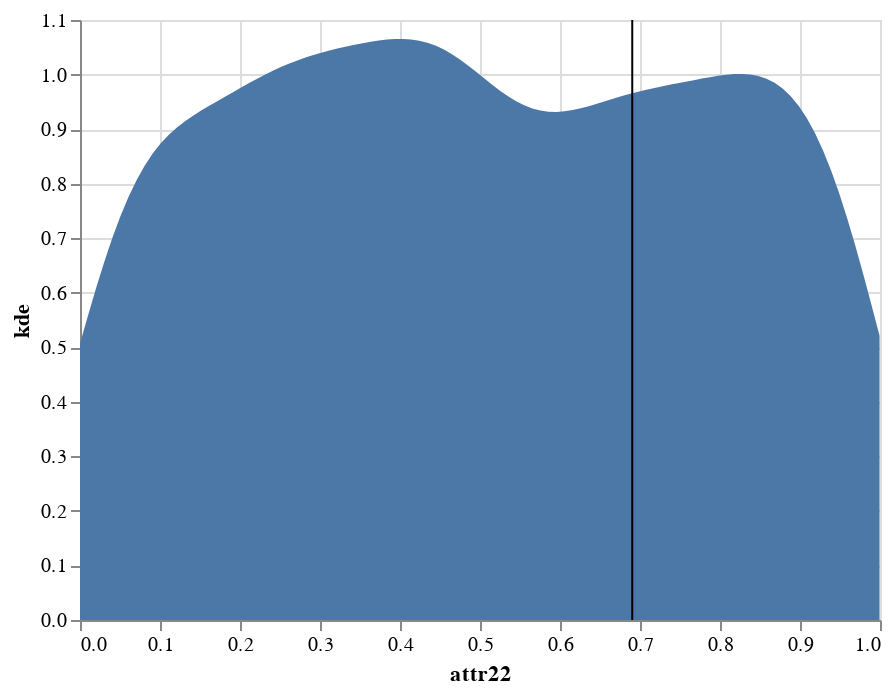

The cell this chart's notebook holds for it:
### Markdown cell above
## In this tree the individual nodes have more precise plotting functionalities

### Code cell
vistree.root_node.plot_attribute_distribution(attribute_df)

### Figure 1 — Vega-Lite specification as saved in the notebook (floating-point values rounded to 4 significant figures)
{"config": {"view": {"continuousWidth": 400, "continuousHeight": 300}}, "layer": [{"data": {"name": "data-de651308fd68ac374cac11aae83a2a16"}, "mark": "area", "encoding": {"x": {"field": "x", "title": "attr22", "type": "quantitative"}, "y": {"field": "kde", "type": "quantitative"}}}, {"data": {"name": "data-769f25d7de8932c929ed5fa0536b814d"}, "mark": "rule", "encoding": {"x": {"field": "threshold", "type": "quantitative"}}}], "$schema": "https://vega.github.io/schema/vega-lite/v4.17.0.json", "datasets": {"data-de651308fd68ac374cac11aae83a2a16": [{"x": 1.822e-05, "kde": 0.5069}, {"x": 0.01011, "kde": 0.5589}, {"x": 0.02021, "kde": 0.6091}, {"x": 0.0303, "kde": 0.6565}, {"x": 0.0404, "kde": 0.7004}, {"x": 0.05049, "kde": 0.7401}, {"x": 0.06059, "kde": 0.7755}, {"x": 0.07068, "kde": 0.8064}, {"x": 0.08078, "kde": 0.8329}, {"x": 0.09088, "kde": 0.8553}, {"x": 0.101, "kde": 0.8741}, {"x": 0.1111, "kde": 0.8898}, {"x": 0.1212, "kde": 0.9031}, {"x": 0.1313, "kde": 0.9145}, {"x": 0.1414, "kde": 0.9246}, {"x": 0.1514, "kde": 0.9339}, {"x": 0.1615, "kde": 0.9427}, {"x": 0.1716, "kde": 0.9512}, {"x": 0.1817, "kde": 0.9597}, {"x": 0.1918, "kde": 0.9681}, {"x": 0.2019, "kde": 0.9766}, {"x": 0.212, "kde": 0.9848}, {"x": 0.2221, "kde": 0.9929}, {"x": 0.2322, "kde": 1.001}, {"x": 0.2423, "kde": 1.008}, {"x": 0.2524, "kde": 1.015}, {"x": 0.2625, "kde": 1.021}, {"x": 0.2726, "kde": 1.026}, {"x": 0.2827, "kde": 1.032}, {"x": 0.2928, "kde": 1.036}, {"x": 0.3029, "kde": 1.04}, {"x": 0.313, "kde": 1.044}, {"x": 0.3231, "kde": 1.048}, {"x": 0.3332, "kde": 1.051}, {"x": 0.3433, "kde": 1.055}, {"x": 0.3534, "kde": 1.057}, {"x": 0.3634, "kde": 1.06}, {"x": 0.3735, "kde": 1.062}, {"x": 0.3836, "kde": 1.064}, {"x": 0.3937, "kde": 1.065}, {"x": 0.4038, "kde": 1.065}, {"x": 0.4139, "kde": 1.064}, {"x": 0.424, "kde": 1.062}, {"x": 0.4341, "kde": 1.058}, {"x": 0.4442, "kde": 1.053}, {"x": 0.4543, "kde": 1.046}, {"x": 0.4644, "kde": 1.038}, {"x": 0.4745, "kde": 1.028}, {"x": 0.4846, "kde": 1.017}, {"x": 0.4947, "kde": 1.006}, {"x": 0.5048, "kde": 0.9936}, {"x": 0.5149, "kde": 0.9817}, {"x": 0.525, "kde": 0.9704}, {"x": 0.5351, "kde": 0.9601}, {"x": 0.5452, "kde": 0.9511}, {"x": 0.5553, "kde": 0.9436}, {"x": 0.5654, "kde": 0.9379}, {"x": 0.5754, "kde": 0.9341}, {"x": 0.5855, "kde": 0.932}, {"x": 0.5956, "kde": 0.9315}, {"x": 0.6057, "kde": 0.9326}, {"x": 0.6158, "kde": 0.9349}, {"x": 0.6259, "kde": 0.9381}, {"x": 0.636, "kde": 0.9421}, {"x": 0.6461, "kde": 0.9464}, {"x": 0.6562, "kde": 0.951}, {"x": 0.6663, "kde": 0.9556}, {"x": 0.6764, "kde": 0.96}, {"x": 0.6865, "kde": 0.9642}, {"x": 0.6966, "kde": 0.9681}, {"x": 0.7067, "kde": 0.9717}, {"x": 0.7168, "kde": 0.975}, {"x": 0.7269, "kde": 0.9781}, {"x": 0.737, "kde": 0.9811}, {"x": 0.7471, "kde": 0.984}, {"x": 0.7572, "kde": 0.9869}, {"x": 0.7673, "kde": 0.9897}, {"x": 0.7774, "kde": 0.9925}, {"x": 0.7874, "kde": 0.9952}, {"x": 0.7975, "kde": 0.9976}, {"x": 0.8076, "kde": 0.9995}, {"x": 0.8177, "kde": 1.001}, {"x": 0.8278, "kde": 1.001}, {"x": 0.8379, "kde": 1.0}, {"x": 0.848, "kde": 0.9973}, {"x": 0.8581, "kde": 0.9924}, {"x": 0.8682, "kde": 0.985}, {"x": 0.8783, "kde": 0.9745}, {"x": 0.8884, "kde": 0.9604}, {"x": 0.8985, "kde": 0.9423}, {"x": 0.9086, "kde": 0.9199}, {"x": 0.9187, "kde": 0.8928}, {"x": 0.9288, "kde": 0.8608}, {"x": 0.9389, "kde": 0.8239}, {"x": 0.949, "kde": 0.7822}, {"x": 0.9591, "kde": 0.7361}, {"x": 0.9692, "kde": 0.6862}, {"x": 0.9793, "kde": 0.6331}, {"x": 0.9894, "kde": 0.5777}, {"x": 0.9994, "kde": 0.5211}], "data-769f25d7de8932c929ed5fa0536b814d": [{"threshold": 0.6903}]}}
